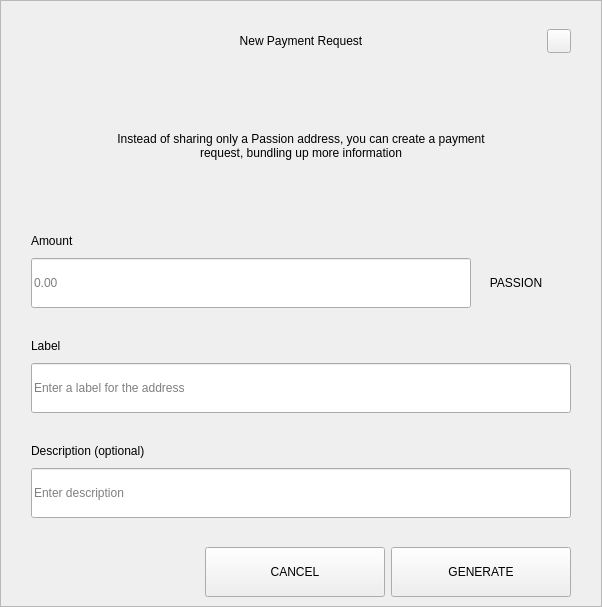
<?xml version="1.0" encoding="UTF-8"?>
<ui version="4.0">
 <class>RequestDialog</class>
 <widget class="QDialog" name="RequestDialog">
  <property name="geometry">
   <rect>
    <x>0</x>
    <y>0</y>
    <width>602</width>
    <height>607</height>
   </rect>
  </property>
  <property name="windowTitle">
   <string>Dialog</string>
  </property>
  <layout class="QVBoxLayout" name="verticalLayout_5">
   <property name="spacing">
    <number>0</number>
   </property>
   <property name="leftMargin">
    <number>0</number>
   </property>
   <property name="topMargin">
    <number>0</number>
   </property>
   <property name="rightMargin">
    <number>0</number>
   </property>
   <property name="bottomMargin">
    <number>0</number>
   </property>
   <item>
    <widget class="QFrame" name="frame">
     <property name="styleSheet">
      <string notr="true"/>
     </property>
     <property name="frameShape">
      <enum>QFrame::StyledPanel</enum>
     </property>
     <property name="frameShadow">
      <enum>QFrame::Raised</enum>
     </property>
     <layout class="QVBoxLayout" name="verticalLayout_4" stretch="1,0,0">
      <property name="spacing">
       <number>0</number>
      </property>
      <property name="leftMargin">
       <number>30</number>
      </property>
      <property name="topMargin">
       <number>20</number>
      </property>
      <property name="rightMargin">
       <number>30</number>
      </property>
      <property name="bottomMargin">
       <number>0</number>
      </property>
      <item>
       <layout class="QHBoxLayout" name="horizontalLayout_3">
        <property name="spacing">
         <number>0</number>
        </property>
        <item>
         <spacer name="horizontalSpacer_21">
          <property name="orientation">
           <enum>Qt::Horizontal</enum>
          </property>
          <property name="sizeHint" stdset="0">
           <size>
            <width>40</width>
            <height>20</height>
           </size>
          </property>
         </spacer>
        </item>
        <item>
         <widget class="QLabel" name="labelTitle">
          <property name="minimumSize">
           <size>
            <width>0</width>
            <height>40</height>
           </size>
          </property>
          <property name="maximumSize">
           <size>
            <width>16777215</width>
            <height>40</height>
           </size>
          </property>
          <property name="styleSheet">
           <string notr="true">padding-left:24px;</string>
          </property>
          <property name="text">
           <string>New Payment Request</string>
          </property>
          <property name="alignment">
           <set>Qt::AlignCenter</set>
          </property>
          <property name="margin">
           <number>7</number>
          </property>
         </widget>
        </item>
        <item>
         <spacer name="horizontalSpacer">
          <property name="orientation">
           <enum>Qt::Horizontal</enum>
          </property>
          <property name="sizeHint" stdset="0">
           <size>
            <width>40</width>
            <height>20</height>
           </size>
          </property>
         </spacer>
        </item>
        <item>
         <widget class="QPushButton" name="btnEsc">
          <property name="minimumSize">
           <size>
            <width>24</width>
            <height>24</height>
           </size>
          </property>
          <property name="maximumSize">
           <size>
            <width>24</width>
            <height>24</height>
           </size>
          </property>
          <property name="focusPolicy">
           <enum>Qt::NoFocus</enum>
          </property>
          <property name="text">
           <string/>
          </property>
         </widget>
        </item>
       </layout>
      </item>
      <item>
       <widget class="QStackedWidget" name="stack">
        <property name="minimumSize">
         <size>
          <width>540</width>
          <height>0</height>
         </size>
        </property>
        <property name="maximumSize">
         <size>
          <width>540</width>
          <height>16777215</height>
         </size>
        </property>
        <property name="currentIndex">
         <number>0</number>
        </property>
        <widget class="QWidget" name="page_1">
         <property name="minimumSize">
          <size>
           <width>540</width>
           <height>0</height>
          </size>
         </property>
         <property name="maximumSize">
          <size>
           <width>540</width>
           <height>16777215</height>
          </size>
         </property>
         <layout class="QVBoxLayout" name="layout1">
          <property name="spacing">
           <number>0</number>
          </property>
          <property name="leftMargin">
           <number>0</number>
          </property>
          <property name="topMargin">
           <number>0</number>
          </property>
          <property name="rightMargin">
           <number>0</number>
          </property>
          <property name="bottomMargin">
           <number>0</number>
          </property>
          <item>
           <spacer name="verticalSpacer_21">
            <property name="orientation">
             <enum>Qt::Vertical</enum>
            </property>
            <property name="sizeType">
             <enum>QSizePolicy::Fixed</enum>
            </property>
            <property name="sizeHint" stdset="0">
             <size>
              <width>20</width>
              <height>30</height>
             </size>
            </property>
           </spacer>
          </item>
          <item alignment="Qt::AlignHCenter">
           <widget class="QLabel" name="labelMessage">
            <property name="minimumSize">
             <size>
              <width>400</width>
              <height>50</height>
             </size>
            </property>
            <property name="text">
             <string>Instead of sharing only a Passion address, you can create a payment request, bundling up more information</string>
            </property>
            <property name="alignment">
             <set>Qt::AlignCenter</set>
            </property>
            <property name="wordWrap">
             <bool>true</bool>
            </property>
           </widget>
          </item>
          <item alignment="Qt::AlignBottom">
           <widget class="QWidget" name="containerAmount" native="true">
            <layout class="QVBoxLayout" name="verticalLayout">
             <property name="spacing">
              <number>9</number>
             </property>
             <property name="leftMargin">
              <number>0</number>
             </property>
             <property name="topMargin">
              <number>0</number>
             </property>
             <property name="rightMargin">
              <number>0</number>
             </property>
             <property name="bottomMargin">
              <number>0</number>
             </property>
             <item>
              <widget class="QLabel" name="labelSubtitleAmount">
               <property name="minimumSize">
                <size>
                 <width>350</width>
                 <height>16</height>
                </size>
               </property>
               <property name="maximumSize">
                <size>
                 <width>16777215</width>
                 <height>16</height>
                </size>
               </property>
               <property name="text">
                <string>Amount</string>
               </property>
              </widget>
             </item>
             <item alignment="Qt::AlignTop">
              <widget class="QWidget" name="layoutAmount" native="true">
               <layout class="QHBoxLayout" name="horizontalLayout" stretch="2,0">
                <property name="spacing">
                 <number>0</number>
                </property>
                <property name="leftMargin">
                 <number>0</number>
                </property>
                <property name="topMargin">
                 <number>0</number>
                </property>
                <property name="rightMargin">
                 <number>0</number>
                </property>
                <property name="bottomMargin">
                 <number>0</number>
                </property>
                <item>
                 <widget class="QLineEdit" name="lineEditAmount">
                  <property name="minimumSize">
                   <size>
                    <width>0</width>
                    <height>50</height>
                   </size>
                  </property>
                  <property name="maximumSize">
                   <size>
                    <width>16777215</width>
                    <height>50</height>
                   </size>
                  </property>
                  <property name="placeholderText">
                   <string notr="true">0.00</string>
                  </property>
                 </widget>
                </item>
                <item>
                 <widget class="QWidget" name="comboContainer" native="true">
                  <property name="minimumSize">
                   <size>
                    <width>100</width>
                    <height>50</height>
                   </size>
                  </property>
                  <property name="maximumSize">
                   <size>
                    <width>16777215</width>
                    <height>50</height>
                   </size>
                  </property>
                  <layout class="QHBoxLayout" name="horizontalLayout_31">
                   <property name="spacing">
                    <number>0</number>
                   </property>
                   <property name="leftMargin">
                    <number>0</number>
                   </property>
                   <property name="topMargin">
                    <number>0</number>
                   </property>
                   <property name="rightMargin">
                    <number>10</number>
                   </property>
                   <property name="bottomMargin">
                    <number>0</number>
                   </property>
                   <item>
                    <widget class="QLabel" name="comboBoxCoin">
                     <property name="text">
                      <string>PASSION</string>
                     </property>
                     <property name="alignment">
                      <set>Qt::AlignCenter</set>
                     </property>
                    </widget>
                   </item>
                  </layout>
                 </widget>
                </item>
               </layout>
              </widget>
             </item>
            </layout>
           </widget>
          </item>
          <item>
           <spacer name="verticalSpacer_31">
            <property name="orientation">
             <enum>Qt::Vertical</enum>
            </property>
            <property name="sizeType">
             <enum>QSizePolicy::Fixed</enum>
            </property>
            <property name="sizeHint" stdset="0">
             <size>
              <width>20</width>
              <height>30</height>
             </size>
            </property>
           </spacer>
          </item>
          <item>
           <layout class="QVBoxLayout" name="verticalLayoutLabel">
            <property name="spacing">
             <number>9</number>
            </property>
            <item>
             <widget class="QLabel" name="labelSubtitleLabel">
              <property name="minimumSize">
               <size>
                <width>0</width>
                <height>16</height>
               </size>
              </property>
              <property name="maximumSize">
               <size>
                <width>16777215</width>
                <height>16</height>
               </size>
              </property>
              <property name="text">
               <string>Label</string>
              </property>
             </widget>
            </item>
            <item>
             <widget class="QLineEdit" name="lineEditLabel">
              <property name="minimumSize">
               <size>
                <width>0</width>
                <height>50</height>
               </size>
              </property>
              <property name="maximumSize">
               <size>
                <width>16777215</width>
                <height>50</height>
               </size>
              </property>
              <property name="placeholderText">
               <string>Enter a label for the address</string>
              </property>
             </widget>
            </item>
           </layout>
          </item>
          <item>
           <spacer name="verticalSpacer_34">
            <property name="orientation">
             <enum>Qt::Vertical</enum>
            </property>
            <property name="sizeType">
             <enum>QSizePolicy::Fixed</enum>
            </property>
            <property name="sizeHint" stdset="0">
             <size>
              <width>20</width>
              <height>30</height>
             </size>
            </property>
           </spacer>
          </item>
          <item>
           <layout class="QVBoxLayout" name="verticalLayoutDescription">
            <property name="spacing">
             <number>9</number>
            </property>
            <item>
             <widget class="QLabel" name="labelSubtitleDescription">
              <property name="minimumSize">
               <size>
                <width>0</width>
                <height>16</height>
               </size>
              </property>
              <property name="maximumSize">
               <size>
                <width>16777215</width>
                <height>16</height>
               </size>
              </property>
              <property name="text">
               <string>Description (optional)</string>
              </property>
             </widget>
            </item>
            <item>
             <widget class="QLineEdit" name="lineEditDescription">
              <property name="minimumSize">
               <size>
                <width>0</width>
                <height>50</height>
               </size>
              </property>
              <property name="maximumSize">
               <size>
                <width>16777215</width>
                <height>50</height>
               </size>
              </property>
              <property name="placeholderText">
               <string>Enter description</string>
              </property>
             </widget>
            </item>
            <item>
             <spacer name="verticalSpacer_4">
              <property name="orientation">
               <enum>Qt::Vertical</enum>
              </property>
              <property name="sizeType">
               <enum>QSizePolicy::Fixed</enum>
              </property>
              <property name="sizeHint" stdset="0">
               <size>
                <width>20</width>
                <height>20</height>
               </size>
              </property>
             </spacer>
            </item>
           </layout>
          </item>
         </layout>
        </widget>
        <widget class="QWidget" name="page_2">
         <layout class="QVBoxLayout" name="layout2">
          <item>
           <spacer name="verticalSpacer_5">
            <property name="orientation">
             <enum>Qt::Vertical</enum>
            </property>
            <property name="sizeType">
             <enum>QSizePolicy::Fixed</enum>
            </property>
            <property name="sizeHint" stdset="0">
             <size>
              <width>20</width>
              <height>50</height>
             </size>
            </property>
           </spacer>
          </item>
          <item alignment="Qt::AlignHCenter">
           <widget class="QLabel" name="labelQrImg">
            <property name="minimumSize">
             <size>
              <width>260</width>
              <height>260</height>
             </size>
            </property>
            <property name="maximumSize">
             <size>
              <width>260</width>
              <height>260</height>
             </size>
            </property>
            <property name="text">
             <string/>
            </property>
            <property name="alignment">
             <set>Qt::AlignCenter</set>
            </property>
           </widget>
          </item>
          <item>
           <spacer name="verticalSpacer_2">
            <property name="orientation">
             <enum>Qt::Vertical</enum>
            </property>
            <property name="sizeType">
             <enum>QSizePolicy::Fixed</enum>
            </property>
            <property name="sizeHint" stdset="0">
             <size>
              <width>20</width>
              <height>30</height>
             </size>
            </property>
           </spacer>
          </item>
          <item alignment="Qt::AlignHCenter">
           <widget class="QLabel" name="labelAddress">
            <property name="text">
             <string>D7VFR83SQbiezrW72hjcWJtcfip5krte2Z </string>
            </property>
           </widget>
          </item>
          <item>
           <spacer name="verticalSpacer_32">
            <property name="orientation">
             <enum>Qt::Vertical</enum>
            </property>
            <property name="sizeType">
             <enum>QSizePolicy::Expanding</enum>
            </property>
            <property name="sizeHint" stdset="0">
             <size>
              <width>20</width>
              <height>20</height>
             </size>
            </property>
           </spacer>
          </item>
          <item>
           <layout class="QHBoxLayout" name="horizontal">
            <property name="leftMargin">
             <number>20</number>
            </property>
            <property name="rightMargin">
             <number>20</number>
            </property>
            <property name="bottomMargin">
             <number>20</number>
            </property>
            <item>
             <spacer name="horizontalSpacer_4">
              <property name="orientation">
               <enum>Qt::Horizontal</enum>
              </property>
              <property name="sizeHint" stdset="0">
               <size>
                <width>40</width>
                <height>20</height>
               </size>
              </property>
             </spacer>
            </item>
            <item>
             <widget class="QPushButton" name="btnCopyAddress">
              <property name="minimumSize">
               <size>
                <width>180</width>
                <height>50</height>
               </size>
              </property>
              <property name="text">
               <string>COPY ADDRESS</string>
              </property>
             </widget>
            </item>
            <item>
             <widget class="QPushButton" name="btnCopyUrl">
              <property name="minimumSize">
               <size>
                <width>180</width>
                <height>50</height>
               </size>
              </property>
              <property name="text">
               <string>COPY URL</string>
              </property>
             </widget>
            </item>
            <item>
             <spacer name="horizontalSpacer_2">
              <property name="orientation">
               <enum>Qt::Horizontal</enum>
              </property>
              <property name="sizeHint" stdset="0">
               <size>
                <width>40</width>
                <height>20</height>
               </size>
              </property>
             </spacer>
            </item>
           </layout>
          </item>
         </layout>
        </widget>
       </widget>
      </item>
      <item>
       <widget class="QWidget" name="buttonsStack" native="true">
        <layout class="QHBoxLayout" name="horizontalLayout_5">
         <property name="leftMargin">
          <number>20</number>
         </property>
         <property name="rightMargin">
          <number>0</number>
         </property>
         <item>
          <spacer name="horizontalSpacer_41">
           <property name="orientation">
            <enum>Qt::Horizontal</enum>
           </property>
           <property name="sizeHint" stdset="0">
            <size>
             <width>40</width>
             <height>20</height>
            </size>
           </property>
          </spacer>
         </item>
         <item>
          <widget class="QPushButton" name="btnCancel">
           <property name="minimumSize">
            <size>
             <width>180</width>
             <height>50</height>
            </size>
           </property>
           <property name="focusPolicy">
            <enum>Qt::NoFocus</enum>
           </property>
           <property name="text">
            <string>CANCEL</string>
           </property>
          </widget>
         </item>
         <item>
          <widget class="QPushButton" name="btnSave">
           <property name="minimumSize">
            <size>
             <width>180</width>
             <height>50</height>
            </size>
           </property>
           <property name="focusPolicy">
            <enum>Qt::NoFocus</enum>
           </property>
           <property name="text">
            <string>GENERATE</string>
           </property>
          </widget>
         </item>
        </layout>
       </widget>
      </item>
     </layout>
    </widget>
   </item>
  </layout>
 </widget>
 <resources/>
 <connections/>
</ui>
